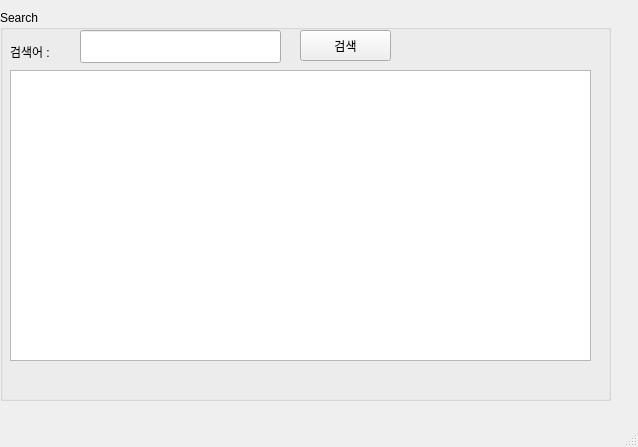
<?xml version="1.0" encoding="UTF-8"?>
<ui version="4.0">
 <class>MainWindow</class>
 <widget class="QMainWindow" name="MainWindow">
  <property name="geometry">
   <rect>
    <x>0</x>
    <y>0</y>
    <width>638</width>
    <height>447</height>
   </rect>
  </property>
  <property name="windowTitle">
   <string>네이버 검색</string>
  </property>
  <widget class="QWidget" name="centralwidget">
   <widget class="QGroupBox" name="groupBox">
    <property name="geometry">
     <rect>
      <x>0</x>
      <y>10</y>
      <width>611</width>
      <height>391</height>
     </rect>
    </property>
    <property name="title">
     <string>Search</string>
    </property>
    <widget class="QLabel" name="label">
     <property name="geometry">
      <rect>
       <x>10</x>
       <y>30</y>
       <width>73</width>
       <height>23</height>
      </rect>
     </property>
     <property name="text">
      <string>검색어 : </string>
     </property>
    </widget>
    <widget class="QLineEdit" name="txtSearchWord">
     <property name="geometry">
      <rect>
       <x>80</x>
       <y>20</y>
       <width>201</width>
       <height>33</height>
      </rect>
     </property>
    </widget>
    <widget class="QPushButton" name="btnSearch">
     <property name="geometry">
      <rect>
       <x>300</x>
       <y>20</y>
       <width>91</width>
       <height>31</height>
      </rect>
     </property>
     <property name="text">
      <string>검색</string>
     </property>
    </widget>
    <widget class="QTableWidget" name="tblResult">
     <property name="geometry">
      <rect>
       <x>10</x>
       <y>60</y>
       <width>581</width>
       <height>291</height>
      </rect>
     </property>
    </widget>
   </widget>
  </widget>
  <widget class="QStatusBar" name="statusbar"/>
 </widget>
 <resources/>
 <connections/>
</ui>
